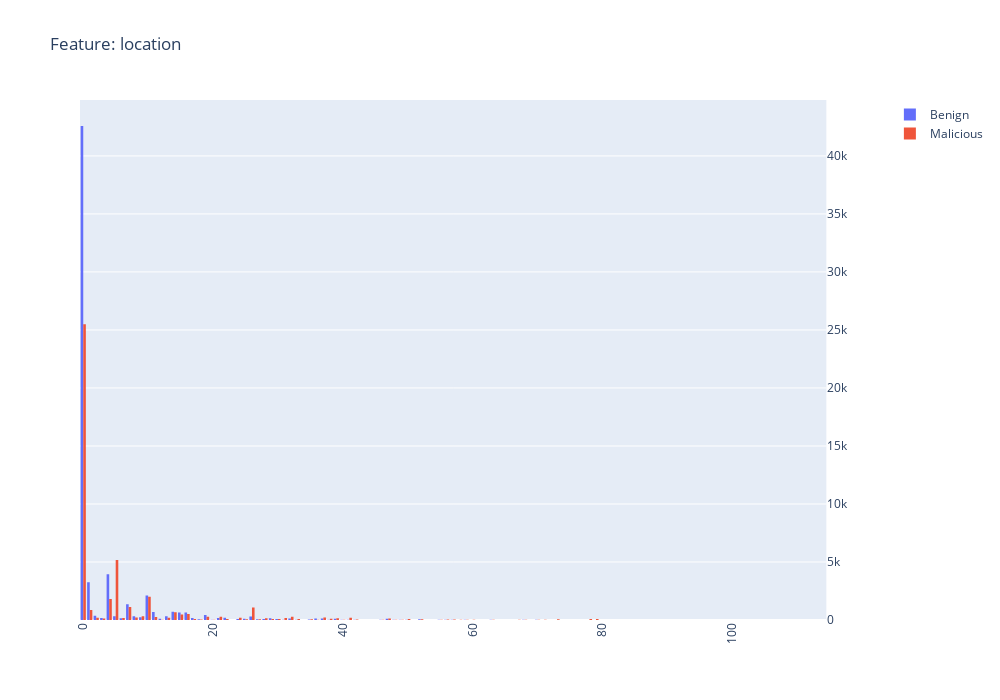

The notebook cell saved with this chart:
### Code cell
feature = 'location'
# feature = dataset_surt_norm.columns[2]
dataset_to_plot = dataset_surtur

good_filter = dataset_to_plot[feature][dataset_to_plot['label'] == 0]#.progress_apply(lambda x: roundup(x))
bad_filter = dataset_to_plot[feature][dataset_to_plot['label'] == 1]#.progress_apply(lambda x: roundup(x))


# bad_filter = bad_filter[bad_filter!=bad_filter.max()]

trace1 = go.Histogram(
    x=good_filter,
    name='Benign',
    yaxis='y2'

)

trace2 = go.Histogram(
    x=bad_filter,
    name='Malicious',
    yaxis='y2'
)

fig = make_subplots(specs=[[{"secondary_y": True}]])
fig.add_trace(trace1)
fig.add_trace(trace2,secondary_y=True)

fig['layout'].update(height = 700, width = 1000, title = f'Feature: {feature}',xaxis=dict(tickangle=-90))
iplot(fig)

### Figure 1 — Plotly figure (JSON) as saved in the notebook; plotly's stock layout.template omitted (floating-point values rounded to 4 significant figures; data arrays with more than 128 entries replaced by an {"elided": "..."} marker saying what was removed)
{"data": [{"name": "Benign", "type": "histogram", "x": {"elided": "61080 int values"}, "yaxis": "y2"}, {"name": "Malicious", "type": "histogram", "x": {"elided": "44405 int values"}, "xaxis": "x", "yaxis": "y2"}], "layout": {"height": 700, "title": {"text": "Feature: location"}, "width": 1000, "xaxis": {"anchor": "y", "domain": [0, 0.94], "tickangle": -90}, "yaxis": {"anchor": "x", "domain": [0, 1]}, "yaxis2": {"anchor": "x", "overlaying": "y", "side": "right"}}}
